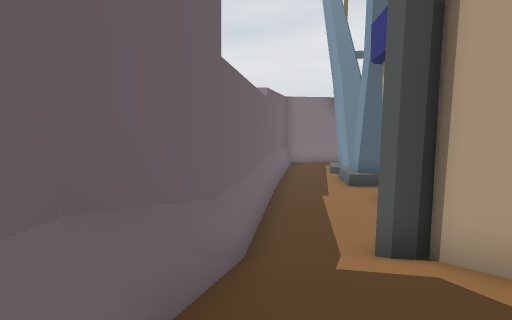
view 1 (above)

16 first-person views from a walk through a 3-D level made in the Godot game engine. The camera is 1.2 m above the floor, tilts 8° down and sees 75° across. The floor is counted in squares, 1 m on a side. Each view is taken from the middle of a square. On the plan, view 1 faces up. The plan holds only what a view shows up to about 14 squares ahead; the rest is blank. The place goes on beyond the plan.

view 2
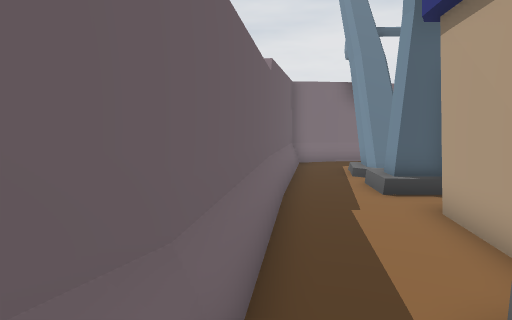

view 3
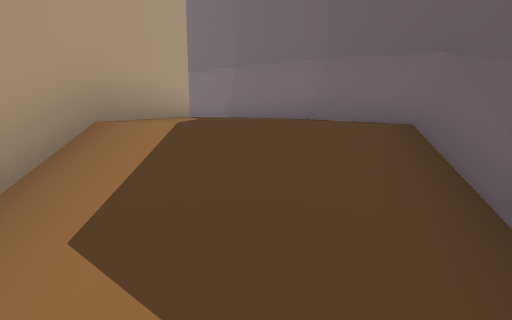

view 4
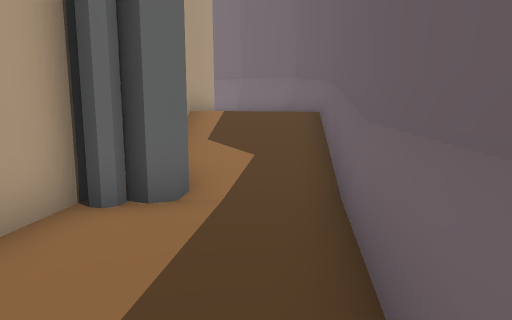

view 5
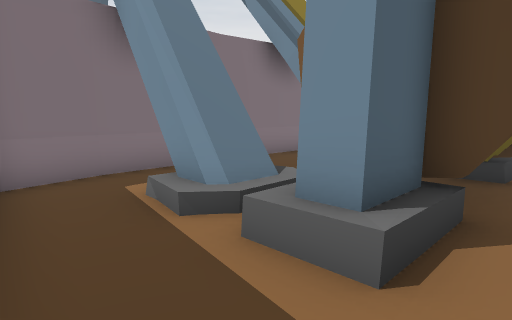

view 6
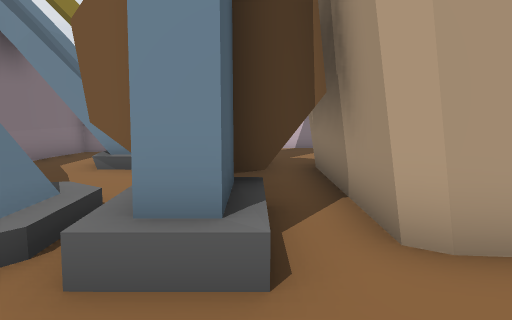

view 7
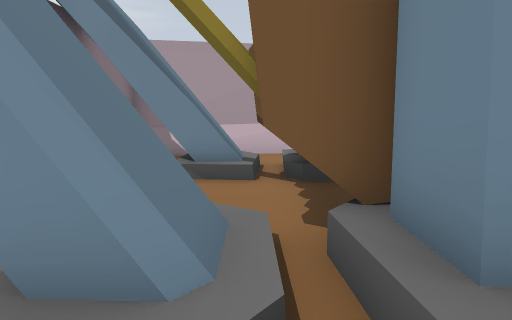

view 8
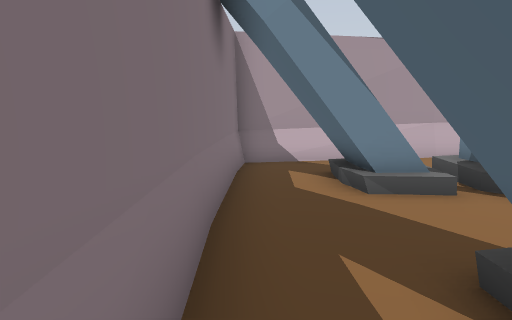

view 9
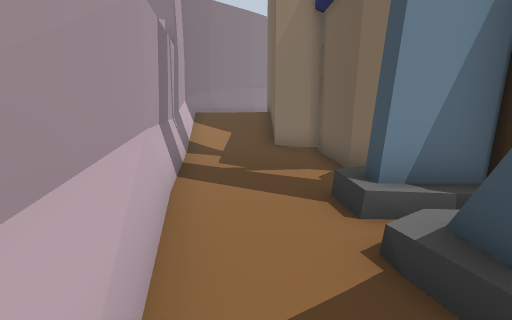

view 10
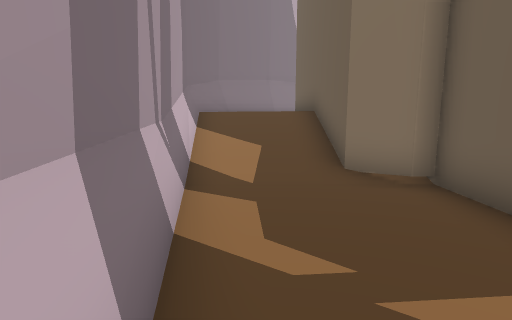

view 11
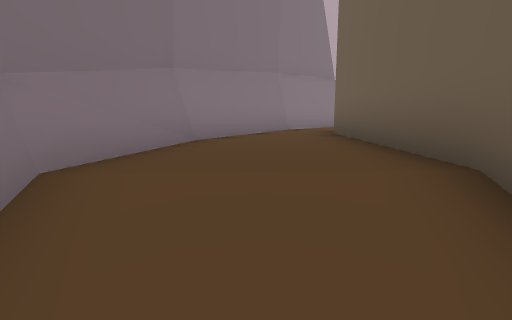

view 12
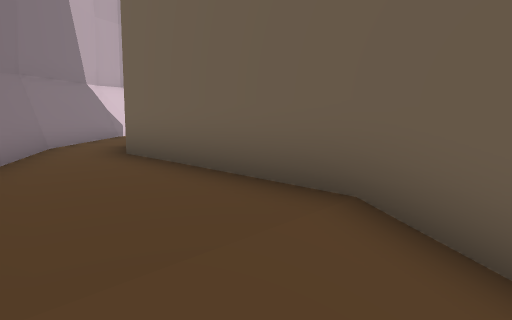

view 13
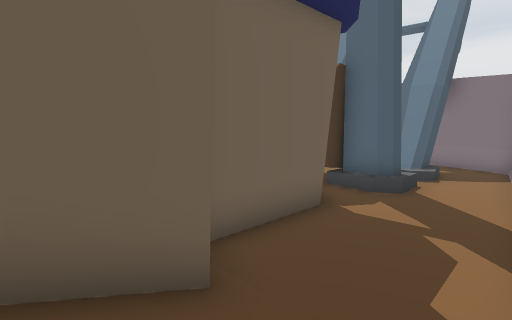

view 14
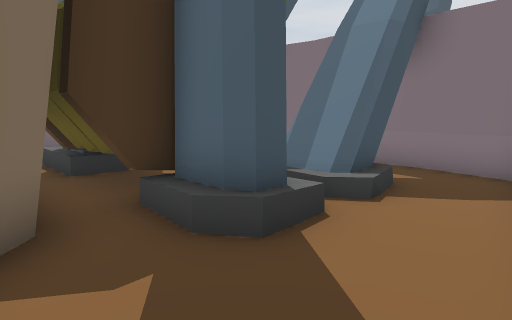

view 15
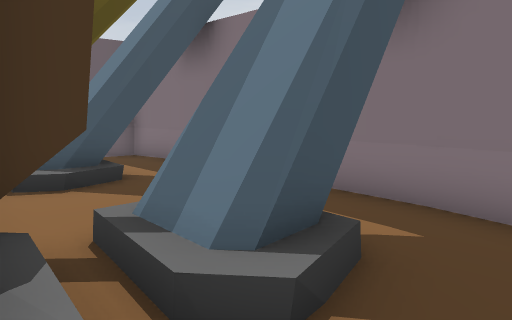

view 16
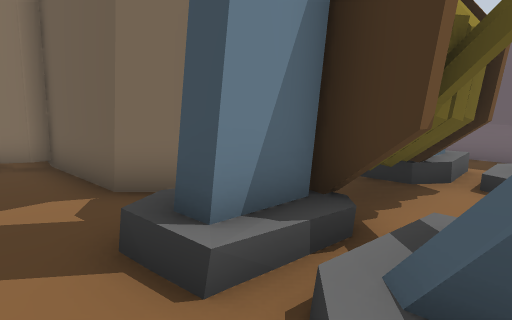

### Floor plan
Key: @ floor where view 1 was taken; # wall or solid block; . main floor; : floor 1.25 m higher than the main floor; / step, stairs or slope; = window, fence, low wall or low ledge; T thing the floor can be seen under or through; C cabin; O other object.
Columns run from 1 left of view 1 to 14 right of it. Each row starts with its distance up from view 1.
 17   ############
 16   #..........#
 15   #..TT..TT..#
 14   #./TT..TT..#
 13   #.//TTTTO..#
 12  ##./TT  TT..##
 11  #../## ###...#
 10  #...C# #C....#
  9  #...## ###...#
  8  #...#    #...#
  7  #...#    #...#
  6 ##..##    #...##
  5 #=/##     ##//=#
  4 #///#      #///#
  3 #///#      #///#
  2 #///#      #///#
  1 #:::#      #:::#
  0 #@::#      #:::#
 -1 ##::#      #::##
 -2  #: #      #::#
 -3  ## #      #:##
 -4  ##         :##
 -5   ##        ##

Where each view was taken, in squares from view 1:
view 1: 0 up, 0 right, facing up
view 2: 3 up, 0 right, facing up
view 3: 5 up, 1 right, facing down
view 4: 10 up, 1 right, facing down
view 5: 10 up, 1 right, facing up-right
view 6: 11 up, 1 right, facing right
view 7: 13 up, 2 right, facing right
view 8: 16 up, 3 right, facing right
view 9: 16 up, 11 right, facing down
view 10: 11 up, 12 right, facing down
view 11: 4 up, 12 right, facing down
view 12: 3 up, 13 right, facing down-left
view 13: 3 up, 13 right, facing up-left
view 14: 9 up, 12 right, facing up-left
view 15: 12 up, 11 right, facing up-left
view 16: 14 up, 11 right, facing down-left
